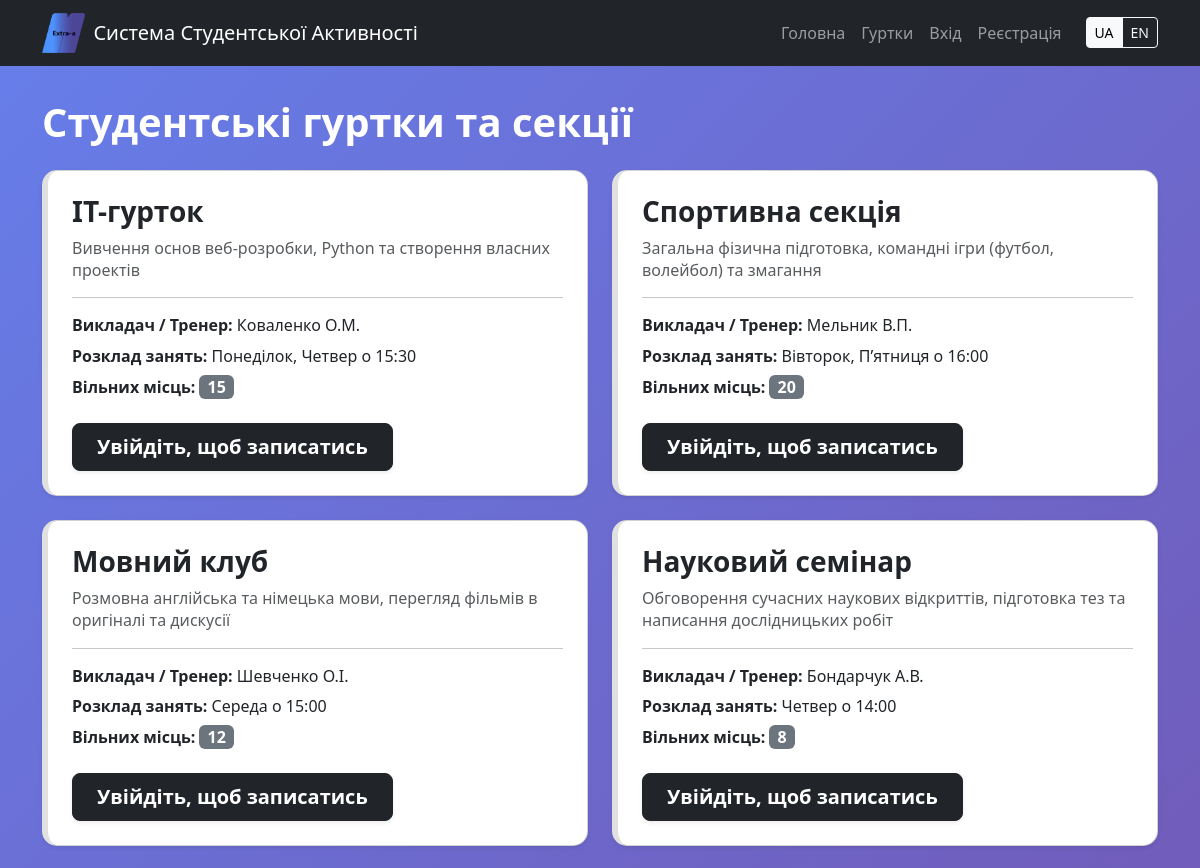
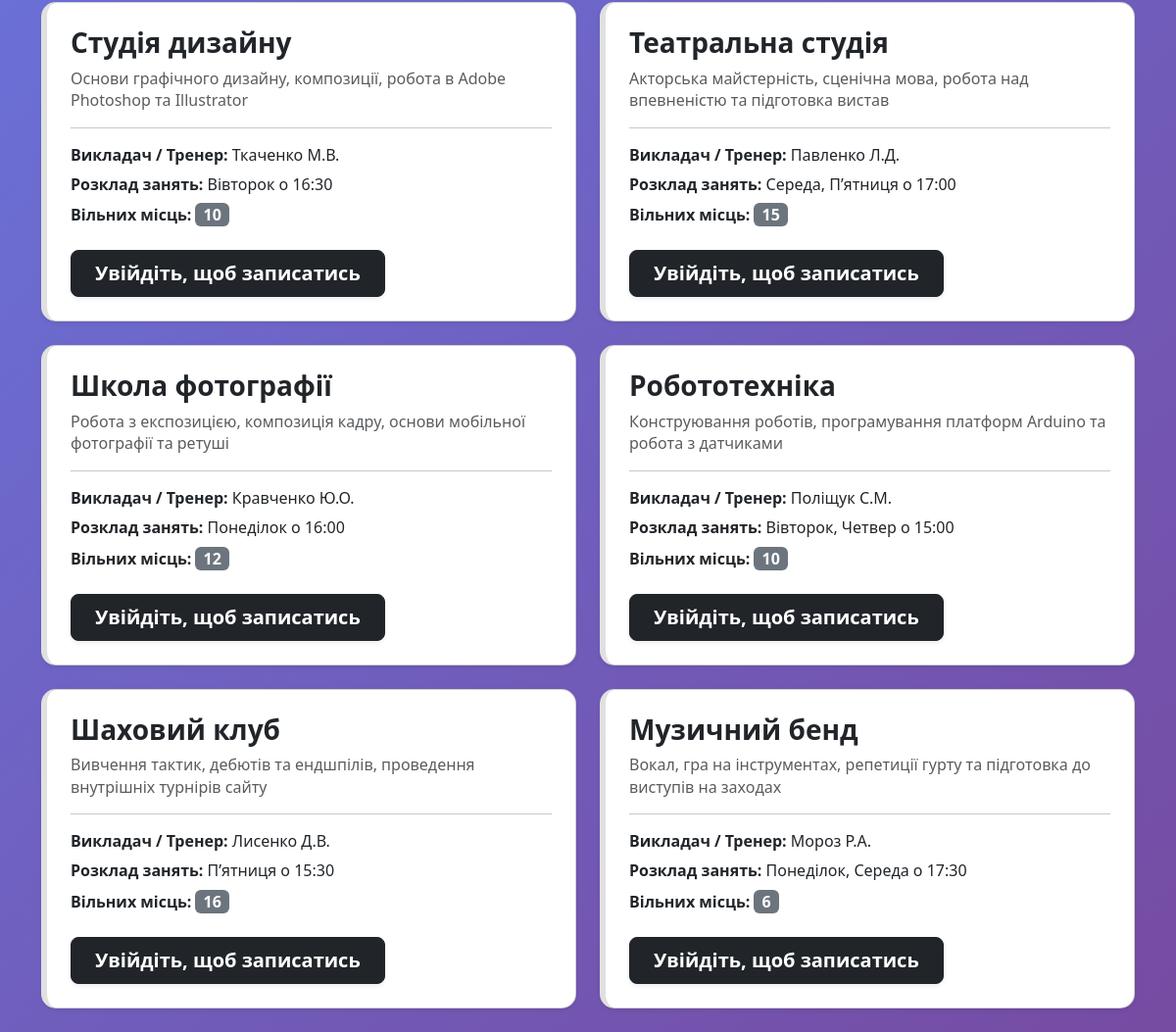
Page /clubs on the committed database (2 pictures, top to bottom).
### app.py (models this page shows)
class Club(db.Model):
    id = db.Column(db.Integer, primary_key=True)
    club_name = db.Column(db.String(100))
    description = db.Column(db.Text)
    teacher = db.Column(db.String(100))
    schedule = db.Column(db.String(100))
    max_members = db.Column(db.Integer)

### app.py (the view)
@app.route('/clubs')
def clubs():
    all_clubs = Club.query.all()
    return render_template('clubs.html', clubs=all_clubs)

### app.py (called while the page is built)
@app.context_processor
def inject_lang():
    lang = session.get('lang', 'uk')
    return dict(lang=lang, text=TRANSLATIONS[lang])

### static/templates/clubs.html (shortened to what this page needs)
{% extends 'base.html' %}
{% block content %}
<h1 class="mb-4 text-white fw-bold mt-2">
    {{ text['clubs_title'] }}
</h1>
<div class="row">
{% for club in clubs %}
<div class="col-md-6 mb-4">
    <div class="card shadow-sm h-100 club-hover-card item-{{ loop.index }}">
        <div class="card-body p-4">
            <h3 class="card-title fw-bold text-dark">
                {% if lang == 'en' and club.translation and club.translation.club_name_en %}
                    {{ club.translation.club_name_en }}
                {% else %}
                    {{ club.club_name }}
                {% endif %}
            </h3>
            <p class="card-text text-muted mt-2">
                {% if lang == 'en' and club.translation and club.translation.description_en %}
                    {{ club.translation.description_en }}
                {% else %}
                    {{ club.description }}
                {% endif %}
            </p>
            <hr class="opacity-25 my-3">
            <p class="mb-2 text-dark">
                <strong>{{ text['club_teacher'] }}:</strong>
                {% if lang == 'en' and club.translation and club.translation.teacher_en %}
                    {{ club.translation.teacher_en }}
                {% else %}
                    {{ club.teacher }}
                {% endif %}
            </p>
            <p class="mb-2 text-dark">
                <strong>{{ text['club_schedule'] }}:</strong>
                {% if lang == 'en' and club.translation and club.translation.schedule_en %}
                    {{ club.translation.schedule_en }}
                {% else %}
                    {{ club.schedule }}
                {% endif %}
            </p>
            <p class="mb-4 text-dark">
                <strong>{{ text['club_places'] }}:</strong>
                <span class="badge bg-secondary px-2 py-1 fs-6">{{ club.max_members }}</span>
            </p>
            {% if current_user.is_authenticated %}
                <a href="/register_club/{{ club.id }}" class="btn btn-primary btn-lg fw-bold px-4 shadow-sm" style="border-radius: 8px;">
                    {{ text['btn_join'] }}
                </a>
            {% else %}
                <a href="/login" class="btn btn-dark btn-lg fw-bold px-4 shadow-sm" style="border-radius: 8px; background-color: #212529;">
                    {{ text['btn_login_to_join'] }}
                </a>
            {% endif %}
        </div>
    </div>
</div>
{% endfor %}
</div>
{% endblock %}

### static/templates/base.html (shortened to what this page needs)
<!DOCTYPE html>
<html lang="{{ lang }}">
<head>
    <link href="https://cdn.jsdelivr.net/npm/bootstrap@5.3.7/dist/css/bootstrap.min.css" rel="stylesheet">
    <link rel="stylesheet" href="{{ url_for('static', filename='css/index.css') }}">
</head>
<body class="bg-light">
<nav class="navbar navbar-expand-lg navbar-dark bg-dark">
    <div class="container">
        <a class="navbar-brand d-flex align-items-center" href="/">
            <img src="{{ url_for('static', filename='images/emblem.png') }}" alt="Logo" height="40" class="d-inline-block align-top me-2">
            <span>{{ text['brand'] }}</span>
        </a>
        <div class="collapse navbar-collapse" id="navbarNav">
            <ul class="navbar-nav ms-auto align-items-center">
                <li class="nav-item">
                    <a class="nav-link" href="/">{{ text['home'] }}</a>
                </li>
                <li class="nav-item">
                    <a class="nav-link" href="/clubs">{{ text['clubs'] }}</a>
                </li>
                {% if current_user.is_authenticated %}
                    <li class="nav-item">
                        <a class="nav-link" href="/my_clubs">{{ text['my_clubs'] }}</a>
                    </li>
                    {% if current_user.role == 'admin' %}
                        <li class="nav-item">
                            <a class="nav-link" href="/admin">{{ text['admin_panel'] }}</a>
                        </li>
                    {% endif %}
                    <li class="nav-item">
                        <a class="nav-link" href="/dashboard">{{ text['dashboard'] }}</a>
                    </li>
                    <li class="nav-item">
                        <a class="nav-link text-warning" href="/logout">{{ text['logout'] }}</a>
                    </li>
                {% else %}
                    <li class="nav-item">
                        <a class="nav-link" href="/login">{{ text['login'] }}</a>
                    </li>
                    <li class="nav-item">
                        <a class="nav-link" href="/register">{{ text['register'] }}</a>
                    </li>
                {% endif %}
                <li class="nav-item ms-lg-3 mt-2 mt-lg-0">
                    <div class="btn-group btn-group-sm" role="group">
                        <a href="{{ url_for('set_language', lang='uk') }}"
                           class="btn btn-outline-light {% if lang == 'uk' %}active{% endif %}">UA</a>
                        <a href="{{ url_for('set_language', lang='en') }}"
                           class="btn btn-outline-light {% if lang == 'en' %}active{% endif %}">EN</a>
                    </div>
                </li>
            </ul>
        </div>
    </div>
</nav>
<div class="container mt-4">
    {% block content %}
    {% endblock %}
</div>
</body>
</html>

### static/css/index.css (style rules this page uses)
:root { --primary-color: #4facfe; --secondary-color: #00f2fe; --text-dark: #2d3436; --card-bg: rgba(255, 255, 255, 0.95); --header-footer-bg: #222; }
* { box-sizing: border-box; margin: 0; padding: 0; }
body { font-family: 'Segoe UI', Roboto, Helvetica, Arial, sans-serif; line-height: 1.4; background: linear-gradient(135deg, #667eea 0%, #764ba2 100%) !important; min-height: 100vh; color: var(--text-dark); display: flex; flex-direction: column; }
.club-hover-card { border-left: 6px solid #e0e0e0 !important; transition: all 0.3s ease-wrap, transform 0.3s ease, border-left-color 0.3s ease !important; border-radius: 15px !important; background-color: #ffffff !important; }

### rows in the picture
Club: club_name "IT-гурток", description "Вивчення основ веб-розробки, Python та створення власних проектів", club_teacher "Викладач / Тренер", teacher "Коваленко О.М.", club_schedule "Розклад занять", schedule "Понеділок, Четвер о 15:30", club_places "Вільних місць", max_members "15", btn_login_to_join "Увійдіть, щоб записатись"
Club: club_name "Спортивна секція", description "Загальна фізична підготовка, командні ігри (футбол, волейбол) та змагання", club_teacher "Викладач / Тренер", teacher "Мельник В.П.", club_schedule "Розклад занять", schedule "Вівторок, П’ятниця о 16:00", club_places "Вільних місць", max_members "20", btn_login_to_join "Увійдіть, щоб записатись"
Club: club_name "Мовний клуб", description "Розмовна англійська та німецька мови, перегляд фільмів в оригіналі та дискусії", club_teacher "Викладач / Тренер", teacher "Шевченко О.І.", club_schedule "Розклад занять", schedule "Середа о 15:00", club_places "Вільних місць", max_members "12", btn_login_to_join "Увійдіть, щоб записатись"
Club: club_name "Науковий семінар", description "Обговорення сучасних наукових відкриттів, підготовка тез та написання дослідницьких робіт", club_teacher "Викладач / Тренер", teacher "Бондарчук А.В.", club_schedule "Розклад занять", schedule "Четвер о 14:00", club_places "Вільних місць", max_members "8", btn_login_to_join "Увійдіть, щоб записатись"
Club: club_name "Студія дизайну", description "Основи графічного дизайну, композиції, робота в Adobe Photoshop та Illustrator", club_teacher "Викладач / Тренер", teacher "Ткаченко М.В.", club_schedule "Розклад занять", schedule "Вівторок о 16:30", club_places "Вільних місць", max_members "10", btn_login_to_join "Увійдіть, щоб записатись"
Club: club_name "Театральна студія", description "Акторська майстерність, сценічна мова, робота над впевненістю та підготовка вистав", club_teacher "Викладач / Тренер", teacher "Павленко Л.Д.", club_schedule "Розклад занять", schedule "Середа, П’ятниця о 17:00", club_places "Вільних місць", max_members "15", btn_login_to_join "Увійдіть, щоб записатись"
Club: club_name "Школа фотографії", description "Робота з експозицією, композиція кадру, основи мобільної фотографії та ретуші", club_teacher "Викладач / Тренер", teacher "Кравченко Ю.О.", club_schedule "Розклад занять", schedule "Понеділок о 16:00", club_places "Вільних місць", max_members "12", btn_login_to_join "Увійдіть, щоб записатись"
Club: club_name "Робототехніка", description "Конструювання роботів, програмування платформ Arduino та робота з датчиками", club_teacher "Викладач / Тренер", teacher "Поліщук С.М.", club_schedule "Розклад занять", schedule "Вівторок, Четвер о 15:00", club_places "Вільних місць", max_members "10", btn_login_to_join "Увійдіть, щоб записатись"
Club: club_name "Шаховий клуб", description "Вивчення тактик, дебютів та ендшпілів, проведення внутрішніх турнірів сайту", club_teacher "Викладач / Тренер", teacher "Лисенко Д.В.", club_schedule "Розклад занять", schedule "П’ятниця о 15:30", club_places "Вільних місць", max_members "16", btn_login_to_join "Увійдіть, щоб записатись"
Club: club_name "Музичний бенд", description "Вокал, гра на інструментах, репетиції гурту та підготовка до виступів на заходах", club_teacher "Викладач / Тренер", teacher "Мороз Р.А.", club_schedule "Розклад занять", schedule "Понеділок, Середа о 17:30", club_places "Вільних місць", max_members "6", btn_login_to_join "Увійдіть, щоб записатись"

### other values in the picture
{{ text['brand'] }} "Система Студентської Активності"
{{ text['home'] }} "Головна"
{{ text['clubs'] }} "Гуртки"
{{ text['login'] }} "Вхід"
{{ text['register'] }} "Реєстрація"
{{ text['clubs_title'] }} "Студентські гуртки та секції"
